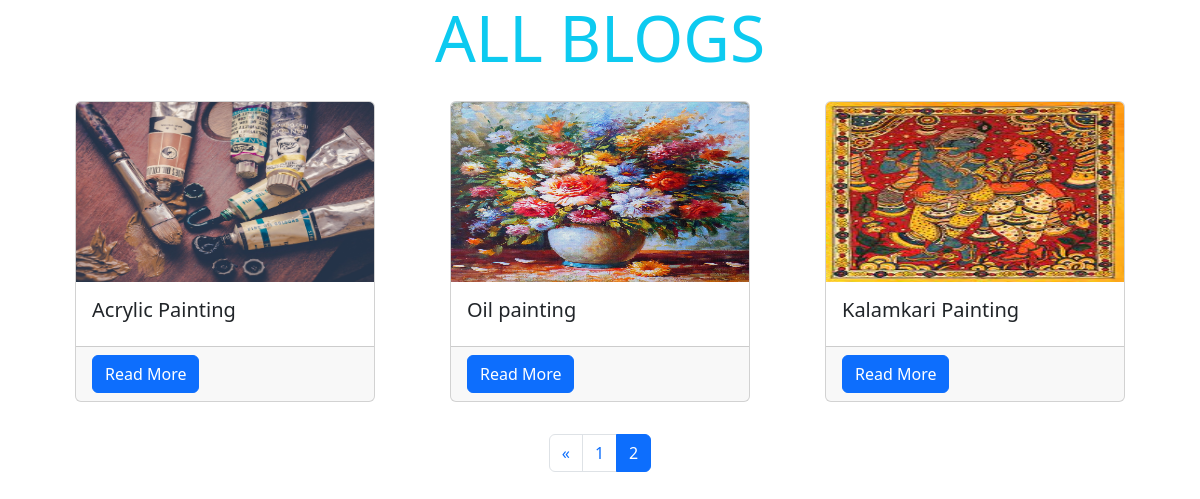
Page /all_Blogs?page=2 on the committed database.
### myBlogs/models.py (models this page shows, shortened)
class blog_post(models.Model):
    blog_name =models.CharField(max_length=100)
    cover_img=models.ImageField(upload_to='images/')
    blog_description=RichTextField()
    like_count=models.IntegerField(default=0,null=True)
    views_count=models.IntegerField(default=0,null=True)
    Blog_cat=models.ForeignKey(blog_category,null=True, default=None, on_delete=models.CASCADE)

### myBlogs/views.py (the view)
# urls.py: path('all_Blogs',views.all_Blogs,name='all_Blogs'),
def all_Blogs(request):
    y=blog_post.objects.all();
    p = Paginator(y, 6)
    page_number = request.GET.get("page")
    page_obj = p.get_page(page_number)
    return render(request,'myBlogs/all_Blogs.html',{"y":page_obj})

### myBlogs/templates/myBlogs/all_Blogs.html (shortened to what this page needs)
<!DOCTYPE html>
<html lang="en">
<head>
    <link href="https://cdn.jsdelivr.net/npm/bootstrap@5.3.2/dist/css/bootstrap.min.css" rel="stylesheet">
</head>
<body>
    <div class="container text-center mb-4">
        <h3 class="display-3 text-info"> ALL BLOGS</h3>
    </div>
      <div class="d-flex flex-wrap justify-content-evenly">
        {% for y in y %}
        <div
          class="card mb-2"
          style="width: 25vw; min-height: 10vw;"
        >
          <img
            src="{{ y.cover_img.url }}"
            class="card-img-top"
            alt="..."
            style="height: 15vw"
          />
          <div class="card-body">
            <h5 class="card-title">{{ y.blog_name }}</h5>
          </div>
          <div class="card-footer">
            <a href="{% url 'Blog_details' y.id %}" class="btn btn-primary">Read More</a>
          </div>
        </div>
        {% endfor %}
      </div>
      <nav aria-label="Page navigation">
        <ul class="pagination justify-content-center mt-4">
            {% if y.has_previous %}
                <li class="page-item">
                    <a class="page-link" href="?page={{ y.previous_page_number }}" aria-label="Previous">
                        <span aria-hidden="true">&laquo;</span>
                    </a>
                </li>
            {% endif %}
            {% for num in y.paginator.page_range %}
                <li class="page-item {% if num == y.number %}active{% endif %}">
                    <a class="page-link" href="?page={{ num }}">{{ num }}</a>
                </li>
            {% endfor %}
        </ul>
    </nav>
</body>
</html>

### rows in the picture
blog_post: cover_img (picture), blog_name "Acrylic Painting"
blog_post: cover_img (picture), blog_name "Oil painting"
blog_post: cover_img (picture), blog_name "Kalamkari Painting"

### other values in the picture
{{ num }} "1" "2"
